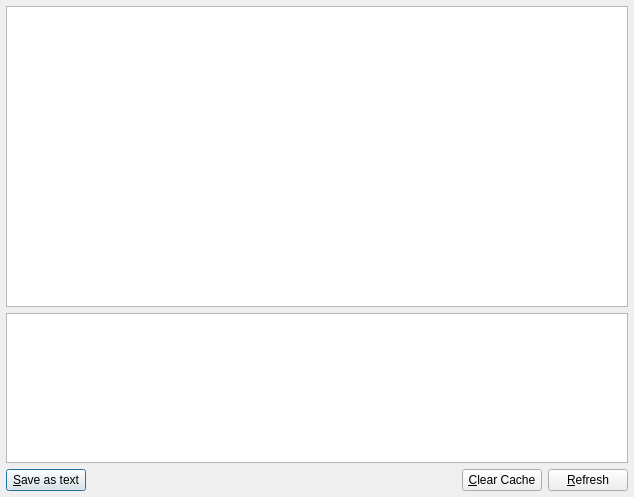
<?xml version="1.0" encoding="UTF-8"?>
<ui version="4.0">
 <class>DB_PluginTesterDialog</class>
 <widget class="QDialog" name="DB_PluginTesterDialog">
  <property name="geometry">
   <rect>
    <x>0</x>
    <y>0</y>
    <width>634</width>
    <height>497</height>
   </rect>
  </property>
  <property name="windowTitle">
   <string>Dialog</string>
  </property>
  <layout class="QVBoxLayout">
   <property name="leftMargin">
    <number>6</number>
   </property>
   <property name="topMargin">
    <number>6</number>
   </property>
   <property name="rightMargin">
    <number>6</number>
   </property>
   <property name="bottomMargin">
    <number>6</number>
   </property>
   <item>
    <widget class="QTreeView" name="treeView">
     <property name="sizePolicy">
      <sizepolicy hsizetype="Expanding" vsizetype="Expanding">
       <horstretch>0</horstretch>
       <verstretch>2</verstretch>
      </sizepolicy>
     </property>
    </widget>
   </item>
   <item>
    <widget class="QTextEdit" name="textEdit">
     <property name="sizePolicy">
      <sizepolicy hsizetype="Expanding" vsizetype="Expanding">
       <horstretch>0</horstretch>
       <verstretch>1</verstretch>
      </sizepolicy>
     </property>
    </widget>
   </item>
   <item>
    <layout class="QHBoxLayout">
     <item>
      <widget class="QPushButton" name="saveButton">
       <property name="text">
        <string>&amp;Save as text</string>
       </property>
      </widget>
     </item>
     <item>
      <spacer>
       <property name="orientation">
        <enum>Qt::Horizontal</enum>
       </property>
       <property name="sizeHint" stdset="0">
        <size>
         <width>401</width>
         <height>20</height>
        </size>
       </property>
      </spacer>
     </item>
     <item>
      <widget class="QPushButton" name="clearCache">
       <property name="text">
        <string>&amp;Clear Cache</string>
       </property>
      </widget>
     </item>
     <item>
      <widget class="QPushButton" name="refresh">
       <property name="text">
        <string>&amp;Refresh</string>
       </property>
      </widget>
     </item>
    </layout>
   </item>
  </layout>
 </widget>
 <resources/>
 <connections/>
</ui>
